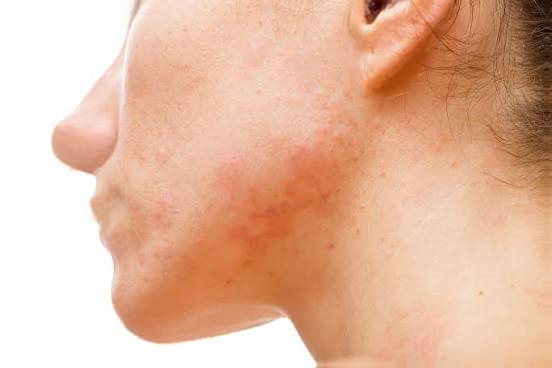
#> input picture test_healed_full_portrait.png, 552 x 368 px
$ python -i blemish_detector.py   (imports and definitions only)
#> lines starting #> are read from the running program, lines starting #| are printed output that depends on the picture; after the words box and inside, x2 and y2 are one past the last pixel; in counts of white or black regions, pixels touching at a corner belong together
#> further down, picture is the input picture: PIL image 552x368 RGB; mean R, G, B 228.4, 184.3, 158.9
import cv2
import numpy as np
from PIL import Image

def auto_detect_blemishes(
    img_pil: Image.Image,
    sensitivity: float = 0.5,
    min_size: int = 4,
    max_size: int = 35,
    dilate_radius: int = 3
) -> Image.Image:
    """
    Face-Aware Skin Blemish & Acne Detector:
    1. Multi-Scale Difference of Gaussians (DoG) for circular spot detection
    2. Structural Edge & Facial Feature Exclusion (protects lips, nose contours, nostrils, eyes, and hair)
    3. Morphological roundness & aspect-ratio filtering (rejects lines, strands, and anatomical boundaries)
    4. Adaptive Z-score thresholding
    """
#> called with sensitivity = 0.5, min_size = 4, max_size = 35, dilate_radius = 3
    img_rgb = np.array(img_pil.convert("RGB"))
    h, w, _ = img_rgb.shape
#> h = 368; w = 552

    r = img_rgb[:, :, 0].astype(np.float32)
    g = img_rgb[:, :, 1].astype(np.float32)
    b = img_rgb[:, :, 2].astype(np.float32)
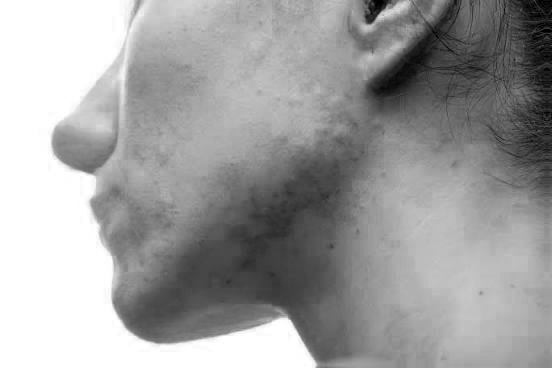
#> b: shape (368, 552) float32; min 0, max 255, mean 158.9

    # 1. Erythema (Redness) Index
    redness_index = (r - g) / (r + g + 10.0)
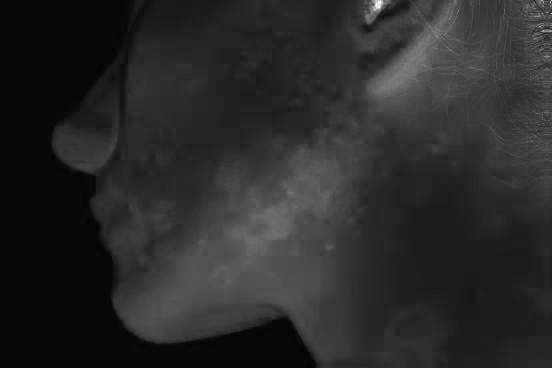
#> redness_index: shape (368, 552) float32; min -0.0279, max 0.861, mean 0.119; drawn with min black and max white

    # 2. Structural Edge Mask (Find nose outline, lips, chin boundary, hair)
    gray = cv2.cvtColor(img_rgb, cv2.COLOR_RGB2GRAY)
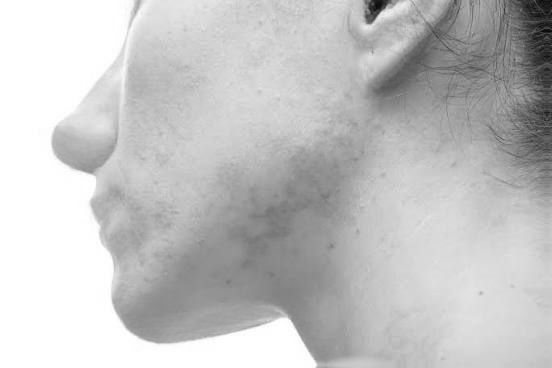
#> gray: shape (368, 552); min 5, max 255, mean 194.6
    edges = cv2.Canny(gray, 30, 90)
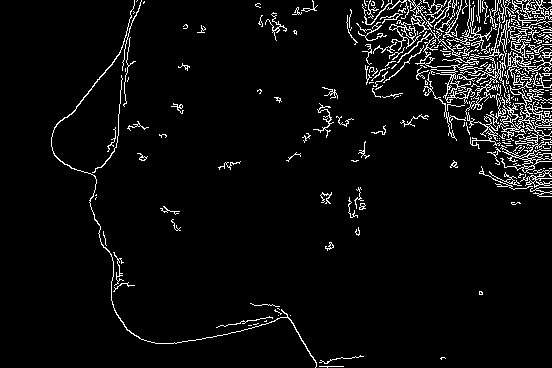
#> edges: shape (368, 552); 5.1% white in thin lines or dots
    # Dilate edges to create an exclusion buffer
    kernel_edge = cv2.getStructuringElement(cv2.MORPH_ELLIPSE, (7, 7))
    edge_exclusion = cv2.dilate(edges, kernel_edge)
#> edge_exclusion: shape (368, 552); 19.9% white; 30 white regions, largest, box (x1, y1, x2, y2) and area: (343, 0, 552, 200) 25702, (48, 0, 367, 368) 7858, (299, 100, 357, 146) 995

    # 3. Multi-Scale Difference of Gaussians (DoG) for isolated circular spots
    scales = [(1.2, 2.5), (2.0, 4.5), (3.5, 8.0), (6.0, 14.0)]
    dog_maps = []

    for s1, s2 in scales:
        g1 = cv2.GaussianBlur(redness_index, (0, 0), s1)
        g2 = cv2.GaussianBlur(redness_index, (0, 0), s2)
        dog = np.maximum(0, g1 - g2)
        dog_maps.append(dog)
#> after the loop, dog_maps = 4 items

    multi_scale_spots = np.maximum.reduce(dog_maps)

    # 4. Zero-out strong structural edges (nose ridge, jawline, hair boundaries)
    multi_scale_spots[edge_exclusion > 0] *= 0.1
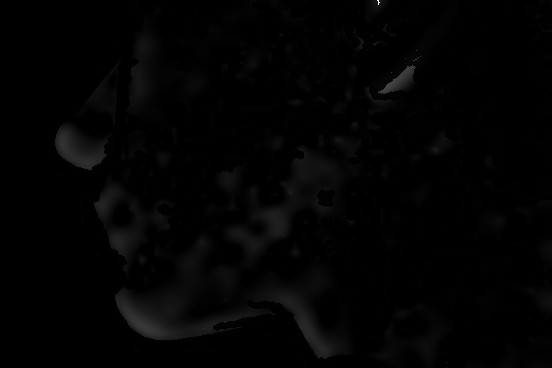
#> multi_scale_spots: shape (368, 552) float32; min 0, max 0.249, mean 0.00304; drawn with min black and max white

    # 5. Adaptive Thresholding
    mean_val = np.mean(multi_scale_spots)
#> mean_val = 0.00304
    std_val = np.std(multi_scale_spots)
#> std_val = 0.0069

    # Sensitivity controls threshold
    k = (1.0 - sensitivity) * 3.0 + 0.6
    threshold = mean_val + (k * std_val)
#> threshold = 0.0175

    binary_mask = (multi_scale_spots > threshold).astype(np.uint8) * 255
#> binary_mask: shape (368, 552); 4.4% white; 33 white regions (15 under 20 px), largest, box (x1, y1, x2, y2) and area: (115, 290, 257, 340) 2676, (266, 291, 338, 359) 1476, (55, 126, 108, 170) 1321

    # 6. Morphological Shape & Connected Components Filtering
    num_labels, labels, stats, centroids = cv2.connectedComponentsWithStats(binary_mask)
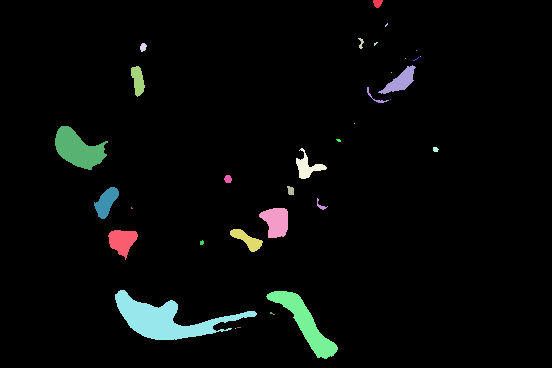
#> labels: shape (368, 552) int32; 34 distinct labels, from 0 to 33; one colour per label, 0 black
#> num_labels = 34; stats = 34 rows, first 6: [0, 0, 552, 368, 194213], [373, 0, 10, 8, 59], [385, 23, 3, 4, 6], [358, 38, 6, 11, 32], [140, 43, 7, 9, 45], [374, 42, 4, 4, 8]; centroids = 34 pairs, first value 77.7 to 435.1, second value 2.81 to 328
    filtered_mask = np.zeros((h, w), dtype=np.uint8)

    for i in range(1, num_labels):
        area = stats[i, cv2.CC_STAT_AREA]
        width_i = stats[i, cv2.CC_STAT_WIDTH]
        height_i = stats[i, cv2.CC_STAT_HEIGHT]

        if width_i == 0 or height_i == 0:
            continue

        aspect_ratio = float(width_i) / float(height_i)

        # Pimples are relatively compact and circular (not long lines like hair or nose edge)
        if 0.3 <= aspect_ratio <= 3.0:
            # Check maximum diameter
            if min_size <= area <= (max_size * max_size):
                if width_i <= (max_size * 1.5) and height_i <= (max_size * 1.5):
                    filtered_mask[labels == i] = 255
#> this loop made 33 passes
#> (area, width_i, height_i, aspect_ratio) on passes 1, 3, 4, 10, 11, 13, 16, 18, 19, 20, 21, 22: (59, 10, 8, 1.25), (32, 6, 11, 0.545), (45, 7, 9, 0.778), (445, 38, 29, 1.31), (282, 14, 31, 0.452), (53, 22, 16, 1.38), (1321, 53, 44, 1.2), (24, 6, 5, 1.2), (357, 31, 31, 1), (50, 8, 8, 1), (440, 25, 32, 0.781), (50, 7, 9, 0.778)
#> filtered_mask: shape (368, 552); 1.7% white; 21 white regions (6 under 20 px), largest, box (x1, y1, x2, y2) and area: (259, 208, 288, 238) 634, (108, 230, 138, 260) 543, (378, 65, 416, 94) 445

    # 7. Circular Dilation
    if dilate_radius > 0:
        kernel_dilate = cv2.getStructuringElement(
            cv2.MORPH_ELLIPSE,
            (dilate_radius * 2 + 1, dilate_radius * 2 + 1)
        )
        filtered_mask = cv2.dilate(filtered_mask, kernel_dilate, iterations=1)
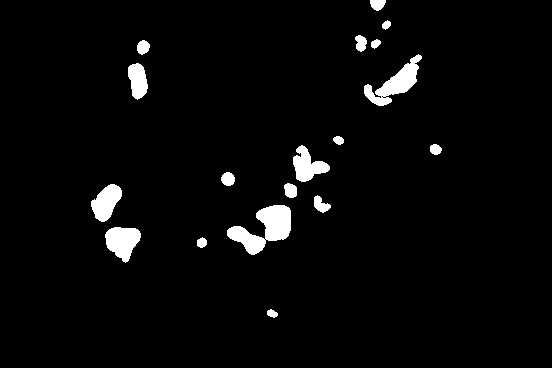
#> filtered_mask: shape (368, 552); 3.4% white; 18 white regions, largest, box (x1, y1, x2, y2) and area: (227, 205, 291, 255) 1567, (364, 54, 422, 106) 1101, (105, 227, 141, 263) 857

    return Image.fromarray(filtered_mask)

>>> from PIL import Image
>>> picture = Image.open('../test_healed_full_portrait.png')
>>> result = auto_detect_blemishes(picture)
